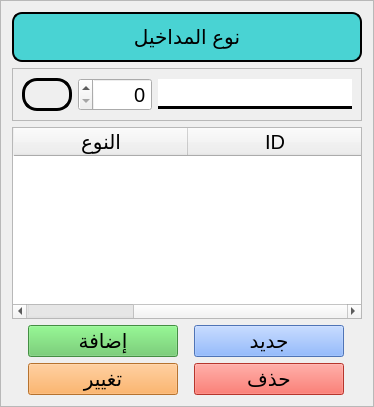
       <widget class="QFrame" name="frame_7">
        <property name="frameShape">
         <enum>QFrame::Shape::StyledPanel</enum>
        </property>
        <property name="frameShadow">
         <enum>QFrame::Shadow::Raised</enum>
        </property>
        <layout class="QVBoxLayout" name="verticalLayout_2">
         <item>
          <widget class="QLabel" name="label_3">
           <property name="minimumSize">
            <size>
             <width>0</width>
             <height>50</height>
            </size>
           </property>
           <property name="font">
            <font>
             <pointsize>15</pointsize>
            </font>
           </property>
           <property name="styleSheet">
            <string notr="true">border:2px solid black;
background-color: rgb(73, 211, 211);
border-radius:10px</string>
           </property>
           <property name="frameShape">
            <enum>QFrame::Shape::WinPanel</enum>
           </property>
           <property name="frameShadow">
            <enum>QFrame::Shadow::Plain</enum>
           </property>
           <property name="lineWidth">
            <number>3</number>
           </property>
           <property name="text">
            <string>نوع المداخيل</string>
           </property>
           <property name="alignment">
            <set>Qt::AlignmentFlag::AlignCenter</set>
           </property>
          </widget>
         </item>
         <item>
          <widget class="QFrame" name="frame">
           <property name="frameShape">
            <enum>QFrame::Shape::StyledPanel</enum>
           </property>
           <property name="frameShadow">
            <enum>QFrame::Shadow::Raised</enum>
           </property>
           <layout class="QHBoxLayout" name="horizontalLayout">
            <item>
             <widget class="QLabel" name="entery_nb">
              <property name="minimumSize">
               <size>
                <width>50</width>
                <height>0</height>
               </size>
              </property>
              <property name="maximumSize">
               <size>
                <width>16777215</width>
                <height>50</height>
               </size>
              </property>
              <property name="font">
               <font>
                <pointsize>15</pointsize>
               </font>
              </property>
              <property name="styleSheet">
               <string notr="true">border: 3px solid black; 
border-radius: 15px</string>
              </property>
              <property name="text">
               <string/>
              </property>
             </widget>
            </item>
            <item>
             <widget class="QSpinBox" name="entery_code">
              <property name="minimumSize">
               <size>
                <width>50</width>
                <height>0</height>
               </size>
              </property>
              <property name="font">
               <font>
                <pointsize>15</pointsize>
               </font>
              </property>
              <property name="layoutDirection">
               <enum>Qt::LayoutDirection::RightToLeft</enum>
              </property>
              <property name="alignment">
               <set>Qt::AlignmentFlag::AlignRight|Qt::AlignmentFlag::AlignTrailing|Qt::AlignmentFlag::AlignVCenter</set>
              </property>
              <property name="maximum">
               <number>1000</number>
              </property>
             </widget>
            </item>
            <item>
             <widget class="QLineEdit" name="entery_ent">
              <property name="minimumSize">
               <size>
                <width>150</width>
                <height>30</height>
               </size>
              </property>
              <property name="font">
               <font>
                <pointsize>15</pointsize>
               </font>
              </property>
              <property name="layoutDirection">
               <enum>Qt::LayoutDirection::RightToLeft</enum>
              </property>
              <property name="styleSheet">
               <string notr="true">border: 3px solid black;
border-left: none;
border-right: none;
border-top: none 
</string>
              </property>
              <property name="alignment">
               <set>Qt::AlignmentFlag::AlignRight|Qt::AlignmentFlag::AlignTrailing|Qt::AlignmentFlag::AlignVCenter</set>
              </property>
             </widget>
            </item>
           </layout>
          </widget>
         </item>
         <item>
          <widget class="QTableWidget" name="entery_list">
           <property name="minimumSize">
            <size>
             <width>350</width>
             <height>0</height>
            </size>
           </property>
           <property name="maximumSize">
            <size>
             <width>16777215</width>
             <height>16777215</height>
            </size>
           </property>
           <property name="font">
            <font>
             <pointsize>15</pointsize>
            </font>
           </property>
           <property name="layoutDirection">
            <enum>Qt::LayoutDirection::RightToLeft</enum>
           </property>
           <property name="editTriggers">
            <set>QAbstractItemView::EditTrigger::NoEditTriggers</set>
           </property>
           <property name="alternatingRowColors">
            <bool>true</bool>
           </property>
           <property name="selectionMode">
            <enum>QAbstractItemView::SelectionMode::SingleSelection</enum>
           </property>
           <property name="selectionBehavior">
            <enum>QAbstractItemView::SelectionBehavior::SelectRows</enum>
           </property>
           <property name="verticalScrollMode">
            <enum>QAbstractItemView::ScrollMode::ScrollPerPixel</enum>
           </property>
           <property name="horizontalScrollMode">
            <enum>QAbstractItemView::ScrollMode::ScrollPerPixel</enum>
           </property>
           <property name="showGrid">
            <bool>false</bool>
           </property>
           <attribute name="horizontalHeaderDefaultSectionSize">
            <number>174</number>
           </attribute>
           <attribute name="verticalHeaderVisible">
            <bool>false</bool>
           </attribute>
           <column>
            <property name="text">
             <string>ID</string>
            </property>
           </column>
           <column>
            <property name="text">
             <string>النوع</string>
            </property>
           </column>
           <column>
            <property name="text">
             <string>الرمز</string>
            </property>
           </column>
          </widget>
         </item>
         <item>
          <widget class="QFrame" name="frame_8">
           <property name="frameShape">
            <enum>QFrame::Shape::NoFrame</enum>
           </property>
           <property name="frameShadow">
            <enum>QFrame::Shadow::Raised</enum>
           </property>
           <layout class="QHBoxLayout" name="horizontalLayout_4">
            <property name="spacing">
             <number>0</number>
            </property>
            <property name="leftMargin">
             <number>0</number>
            </property>
            <property name="topMargin">
             <number>0</number>
            </property>
            <property name="rightMargin">
             <number>0</number>
            </property>
            <property name="bottomMargin">
             <number>0</number>
            </property>
            <item>
             <widget class="QPushButton" name="entery_add_btn">
              <property name="minimumSize">
               <size>
                <width>100</width>
                <height>30</height>
               </size>
              </property>
              <property name="maximumSize">
               <size>
                <width>150</width>
                <height>16777215</height>
               </size>
              </property>
              <property name="font">
               <font>
                <pointsize>15</pointsize>
               </font>
              </property>
              <property name="styleSheet">
               <string notr="true">background-color: rgb(95, 199, 94);</string>
              </property>
              <property name="text">
               <string>إضافة</string>
              </property>
             </widget>
            </item>
            <item>
             <widget class="QPushButton" name="entery_new_btn">
              <property name="minimumSize">
               <size>
                <width>100</width>
                <height>30</height>
               </size>
              </property>
              <property name="maximumSize">
               <size>
                <width>150</width>
                <height>16777215</height>
               </size>
              </property>
              <property name="font">
               <font>
                <pointsize>15</pointsize>
               </font>
              </property>
              <property name="styleSheet">
               <string notr="true">background-color: rgb(111, 162, 255);</string>
              </property>
              <property name="text">
               <string>جديد</string>
              </property>
             </widget>
            </item>
           </layout>
          </widget>
         </item>
         <item>
          <widget class="QFrame" name="frame_12">
           <property name="frameShape">
            <enum>QFrame::Shape::NoFrame</enum>
           </property>
           <property name="frameShadow">
            <enum>QFrame::Shadow::Raised</enum>
           </property>
           <layout class="QHBoxLayout" name="horizontalLayout_10">
            <property name="spacing">
             <number>0</number>
            </property>
            <property name="leftMargin">
             <number>0</number>
            </property>
            <property name="topMargin">
             <number>0</number>
            </property>
            <property name="rightMargin">
             <number>0</number>
            </property>
            <property name="bottomMargin">
             <number>0</number>
            </property>
            <item>
             <widget class="QPushButton" name="entery_update_btn">
              <property name="minimumSize">
               <size>
                <width>100</width>
                <height>30</height>
               </size>
              </property>
              <property name="maximumSize">
               <size>
                <width>150</width>
                <height>16777215</height>
               </size>
              </property>
              <property name="font">
               <font>
                <pointsize>15</pointsize>
               </font>
              </property>
              <property name="styleSheet">
               <string notr="true">background-color: rgb(255, 160, 65);</string>
              </property>
              <property name="text">
               <string>تغيير</string>
              </property>
             </widget>
            </item>
            <item>
             <widget class="QPushButton" name="entery_delete_btn">
              <property name="minimumSize">
               <size>
                <width>100</width>
                <height>30</height>
               </size>
              </property>
              <property name="maximumSize">
               <size>
                <width>150</width>
                <height>16777215</height>
               </size>
              </property>
              <property name="font">
               <font>
                <pointsize>15</pointsize>
               </font>
              </property>
              <property name="styleSheet">
               <string notr="true">background-color: rgb(255, 74, 61);</string>
              </property>
              <property name="text">
               <string>حذف</string>
              </property>
             </widget>
            </item>
           </layout>
          </widget>
         </item>
        </layout>
       </widget>
